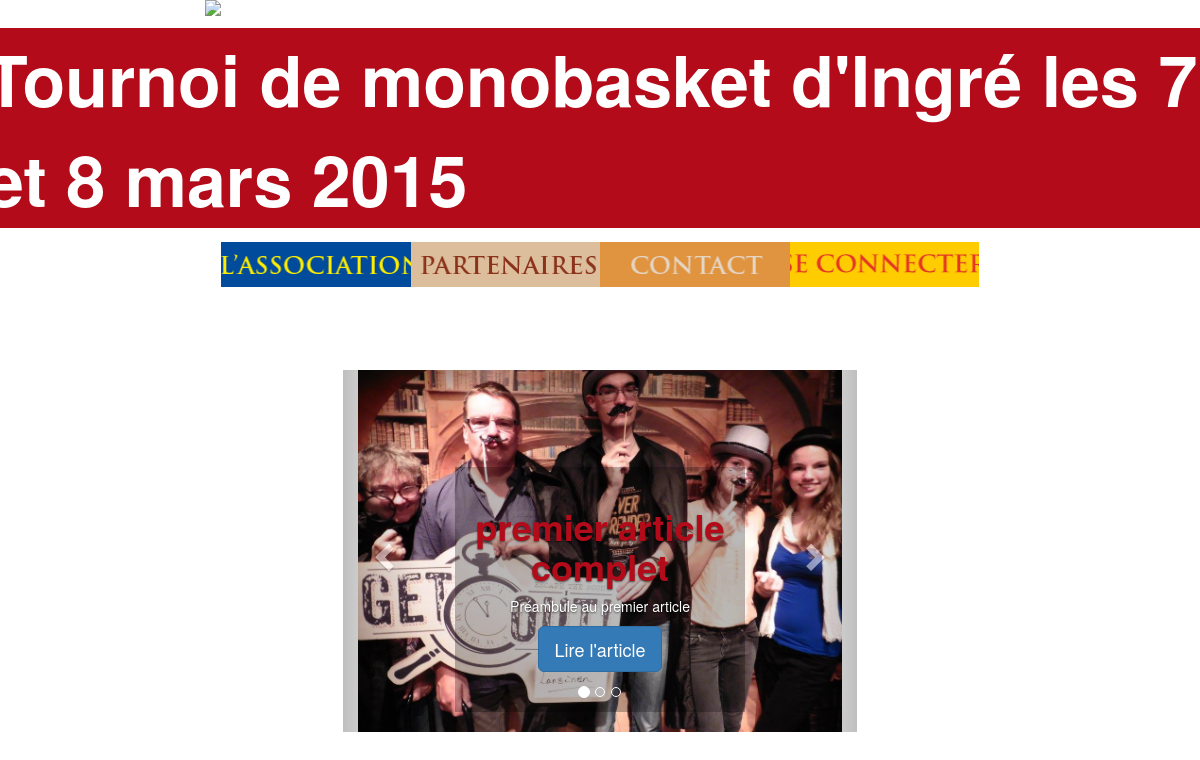
/page/index.php, run on the app's committed database.
### tables this page shows
CREATE TABLE `article` (
  `titre` varchar(250) NOT NULL,
  `contenu` text NOT NULL,
  `dateposte` datetime NOT NULL,
  `auteur` varchar(50) NOT NULL,
  `ipPosteur` varchar(100) NOT NULL,
  `numeroarticle` int(11) NOT NULL,
  `evenement` tinyint(1) NOT NULL,
  `image` varchar(255) NOT NULL,
  `preambule` varchar(255) NOT NULL
);

### manager/MainManager.php (called while the page is built, shortened)
<?php
	class MainManager{
		public function setDb(PDO $db){
			$this->_db = $db;
		}
	}
?>

### manager/ArticleManager.php (called while the page is built, shortened)
<?php
	require_once('MainManager.php');
	include('/../model/Article.php');
	class ArticleManager extends MainManager{
		public function getListArticle ($numberArticle){
			$articles = [];
			$q = $this->_db->prepare("SELECT * FROM article WHERE evenement=false ORDER BY dateposte DESC LIMIT :nombrearticleaffiche");
			$q->bindValue(':nombrearticleaffiche', intval($numberArticle), PDO::PARAM_INT);
			$q->execute();
			while ($donnees = $q->fetch(PDO::FETCH_ASSOC)){
				$newArticle = new Article();
				$newArticle->hydrate($donnees);
				$articles[] = $newArticle;
			}
			return $articles;
		}
	}
?>

### model/Article.php (called while the page is built, shortened)
<?php
	class Article{
		private $_titre;
        private $_image;
        private $_preambule;
		public function hydrate(array $donnees){
			foreach ($donnees as $key => $value){
				$method = 'set'.ucfirst($key);
			}
		}
		public function getTitre(){
			return $this->_titre;
		}
        public function getImage(){
            return $this->_image;
        }
        public function getPreambule(){
            return $this->_preambule;
        }
		public function setTitre($titre){
			if (is_string($titre)){
				$this->_titre = $titre;
			}
		}
        public function setImage($image){
            if (is_string($image)){
                $this->_image = $image;
            }
        }
        public function setPreambule($preambule){
            if (is_string($preambule)){
                $this->_preambule = $preambule;
            }
        }
    }
?>

### page/index.php (the view, shortened to what this page needs)
<!DOCTYPE html>
<html>
<head>
	<link rel="stylesheet" type="text/css" href="../css/bootstrap.css">
	<link rel="stylesheet" type="text/css" href="../css/style_menu.css">
    <link rel="stylesheet" type="text/css" href="../css/style_index.css">
</head>
<body>
<?php
	echo '<div >';
	include ("../manager/ArticleManager.php");
	$articleManager = new ArticleManager();
	include("squelettePage/menu.php");
      echo '<div id="mainDiv" class= "col-md-8 col-md-offset-2">';
     $listArticle = $articleManager->getListArticle(3);
?>
    <div id="myCarousel" class="col-md-8 col-md-offset-2 carousel slide" data-ride="carousel">
      <ol class="carousel-indicators">
        <li data-target="#myCarousel" data-slide-to="0" class="active"></li>
        <li data-target="#myCarousel" data-slide-to="1"></li>
        <li data-target="#myCarousel" data-slide-to="2"></li>
      </ol>
      <div class="carousel-inner" role="listbox">
        <div class="item active">
          <img class="first-slide" src="../image/articles/imageFond/<?php echo $listArticle[0]->getImage();?>" alt="First slide">
          <div class="container">
            <div class="carousel-caption">
              <h1><?php echo $listArticle[0]->getTitre();?></h1>
              <p><?php echo $listArticle[0]->getPreambule();?></p>
              <form method="POST" action="consulterarticle.php">
                <p><input type="submit" class="btn btn-lg btn-primary" value="Lire l'article"></p>
              </form>
            </div>
          </div>
        </div>
      </div>
      <a class="left carousel-control" href="#myCarousel" role="button" data-slide="prev">
        <span class="glyphicon glyphicon-chevron-left" aria-hidden="true"></span>
      </a>
      <a class="right carousel-control" href="#myCarousel" role="button" data-slide="next">
        <span class="glyphicon glyphicon-chevron-right" aria-hidden="true"></span>
      </a>
    </div>
<br/><br/><br/><br/><br/><br/><br/><br/><br/><br/><br/><br/><br/><br/><br/><br/><br/><br/><br/><br/><br/><br/><br/><br/><br/><br/><br/><br/><br/><br/><br/><br/><br/><br/><br/><br/><br/><br/><br/><br/><br/>
</div>
</body>
</html>

### css/style_menu.css (style rules this page uses)
body { background-image: url("../image/design/fondecran/fond_accueil.png"); background-size: 100%; }

### css/style_index.css (style rules this page uses)
.carousel-caption { background-color: rgba(0, 0, 0, 0.27); }
.item img { width: 100%; }
#myCarousel { margin-top: 3%; }
#mainDiv { margin-top: 3%; color: rgb(180,11,26); }
#mainDiv h1 { text-align: center; color: rgb(180,11,26); font-weight: bold; }

### data on the page
article: image (picture), titre "premier article complet", preambule "Préambule au premier article"
